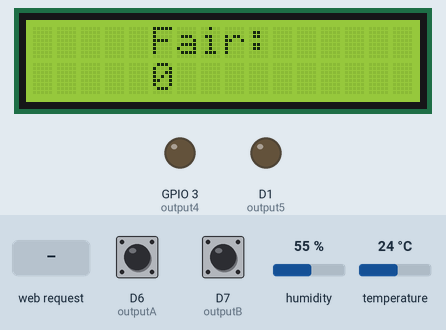
This sketch was run on a simulated ESP8266 (NodeMCU). Shown: 16×2 character LCD, output pins drawn as LEDs (lit = HIGH). The test bench sets the inputs (shaded band); at power-on: D6 (outputA) HIGH, D7 (outputB) HIGH, humidity 55 %, temperature 24 °C. WiFi joins after 1.5 s; servers stay silent unless stated; what the sketch prints to the serial monitor is not drawn.

Above: at 2.8 s.
2.9 s: HTTP request GET /5/on received
At 3.8 s:
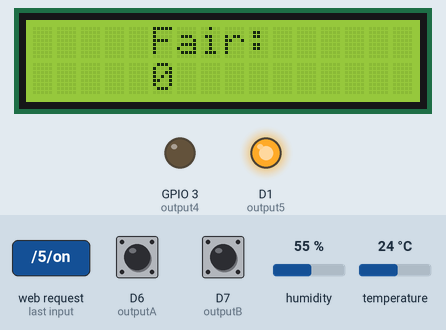
4.4 s: HTTP request GET /4/on received
At 5.0 s:
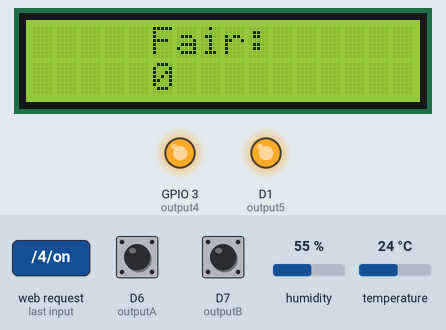
5.9 s: HTTP request GET /5/off received
At 7.1 s:
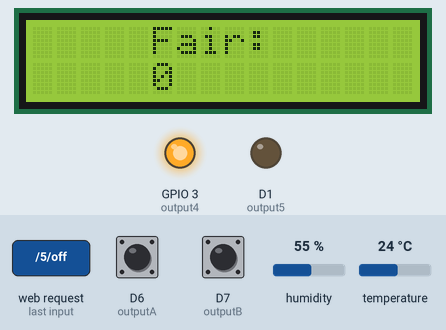
7.4 s: HTTP request GET /4/off received
At 8.5 s:
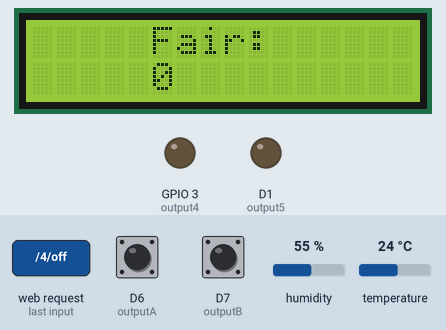
Timing chart, 0 to 9.9 s (numbered marks = the images above; inputs shaded):
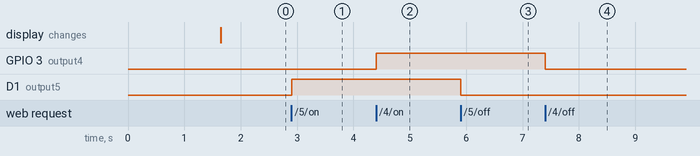

The sketch:

MergeV2.ino
```cpp
// Load Wi-Fi library
#include <ESP8266WiFi.h>
#include <LiquidCrystal_I2C.h>
//For Humidity Sensor
#include "DHT.h"
#define DHTPIN D3     // what digital pin the DHT22 is conected to
#define DHTTYPE DHT22   // there are multiple kinds of DHT sensors
DHT dht(DHTPIN, DHTTYPE);
LiquidCrystal_I2C lcd(0x3F, 16, 2);

// Replace with your network credentials
const char* ssid     = "Joy";
const char* password = "12345678";

// Set web server port number to 80
WiFiServer server(80);

// Variable to store the HTTP request
String header;

// Auxiliar variables to store the current output state
String output5State = "off";
String output4State = "off";

// Assign output variables to GPIO pins
const int output5 = 5;
const int output4 = 3;
 #define outputA D6
 #define outputB D7
 int fair=0;
 int counter = 0;
 int aState;
 int aLastState;

void setup() {
  Serial.begin(115200);
  // Initialize the output variables as outputs
  lcd.begin(16,2);
  lcd.init();
  lcd.backlight();
  pinMode(output5, OUTPUT);
  pinMode(output4, OUTPUT);
  // Set outputs to LOW
  digitalWrite(output5, LOW);
  digitalWrite(output4, LOW);

  pinMode (outputA,INPUT);
  pinMode (outputB,INPUT);

  // Connect to Wi-Fi network with SSID and password
  Serial.print("Connecting to ");
  Serial.println(ssid);
  WiFi.begin(ssid, password);
  while (WiFi.status() != WL_CONNECTED) {
    delay(500);
    Serial.print(".");
  }
  // Print local IP address and start web server
  Serial.println("");
  Serial.println("WiFi connected.");
  Serial.println("IP address: ");
  Serial.println(WiFi.localIP());
  server.begin();
}

void loop(){
  WiFiClient client = server.available();   // Listen for incoming clients

  if (client) {                             // If a new client connects,
    Serial.println("New Client.");          // print a message out in the serial port
    String currentLine = "";                // make a String to hold incoming data from the client
    while (client.connected()) {            // loop while the client's connected
      if (client.available()) {             // if there's bytes to read from the client,
        char c = client.read();             // read a byte, then
        Serial.write(c);                    // print it out the serial monitor
        header += c;
        if (c == '\n') {                    // if the byte is a newline character
          // if the current line is blank, you got two newline characters in a row.
          // that's the end of the client HTTP request, so send a response:
          if (currentLine.length() == 0) {
            // HTTP headers always start with a response code (e.g. HTTP/1.1 200 OK)
            // and a content-type so the client knows what's coming, then a blank line:
            client.println("HTTP/1.1 200 OK");
            client.println("Content-type:text/html");
            client.println("Connection: close");
            client.println();

            // turns the GPIOs on and off
            if (header.indexOf("GET /5/on") >= 0) {
              Serial.println("GPIO 5 on");
              output5State = "on";
              digitalWrite(output5, HIGH);
            } else if (header.indexOf("GET /5/off") >= 0) {
              Serial.println("GPIO 5 off");
              output5State = "off";
              digitalWrite(output5, LOW);
            } else if (header.indexOf("GET /4/on") >= 0) {
              Serial.println("GPIO 4 on");
              output4State = "on";
              digitalWrite(output4, HIGH);
            } else if (header.indexOf("GET /4/off") >= 0) {
              Serial.println("GPIO 4 off");
              output4State = "off";
              digitalWrite(output4, LOW);
            }

            // Display the HTML web page
            //client.println("<!DOCTYPE html><html>");
            //client.println("<head><meta name=\"viewport\" content=\"width=device-width, initial-scale=1\">");
            //client.println("<link rel=\"icon\" href=\"data:,\">");
            // CSS to style the on/off buttons
            // Feel free to change the background-color and font-size attributes to fit your preferences
            //client.println("<style>html { font-family: Helvetica; display: inline-block; margin: 0px auto; text-align: center;}");
            //client.println(".button { background-color: #195B6A; border: none; color: white; padding: 16px 40px;");
            //client.println("text-decoration: none; font-size: 30px; margin: 2px; cursor: pointer;}");
            //client.println(".button2 {background-color: #77878A;}</style></head>");

            // Web Page Heading
            //client.println("<body><h1>ESP8266 Web Server</h1>");

            // Display current state, and ON/OFF buttons for GPIO 5
            //client.println("<p>GPIO 5 - State " + output5State + "</p>");
            // If the output5State is off, it displays the ON button
            if (output5State=="off") {
              //client.println("<p><a href=\"/5/on\"><button class=\"button\">ON</button></a></p>");
            } else {
              //client.println("<p><a href=\"/5/off\"><button class=\"button button2\">OFF</button></a></p>");
            }

            // Display current state, and ON/OFF buttons for GPIO 4
            //client.println("<p>GPIO 4 - State " + output4State + "</p>");
            // If the output4State is off, it displays the ON button
            if (output4State=="off") {
             // client.println("<p><a href=\"/4/on\"><button class=\"button\">ON</button></a></p>");
            } else {
              //client.println("<p><a href=\"/4/off\"><button class=\"button button2\">OFF</button></a></p>");
            }
            //client.println("</body></html>");

            // The HTTP response ends with another blank line
            client.println();
            // Break out of the while loop
            break;
          } else { // if you got a newline, then clear currentLine
            currentLine = "";
          }
        } else if (c != '\r') {  // if you got anything else but a carriage return character,
          currentLine += c;      // add it to the end of the currentLine
        }
      }
    }
  }//
    // Clear the header variable
    header = "";
    int rainOrTeamp=0;
  /////////EnCoder//////////////////
  aState = digitalRead(outputA); // Reads the "current" state of the outputA
   // If the previous and the current state of the outputA are different, that means a Pulse has occured
   if (aState != aLastState){
    float h = dht.readHumidity();
    if(h==100){
      rainOrTeamp=5;//while raining add 5 taka extra
    }
    // Read temperature as Celsius (the default)
    float t = dht.readTemperature();
    if(t>30){
      rainOrTeamp=5; //when it is too hot
    }

    // Read temperature as Fahrenheit (isFahrenheit = true)
    float f = dht.readTemperature(true);

    // Check if any reads failed and exit early (to try again).
    if (isnan(h) || isnan(t) || isnan(f)) {
      Serial.println("Failed to read from DHT sensor!");
      return;
    }
    Serial.print("Humidity: ");
    Serial.print(h);
    Serial.print(" %\t");
    Serial.println("Temperature: ");
    Serial.print(t);
    Serial.print(" *C ");
     // If the outputB state is different to the outputA state, that means the encoder is rotating clockwise
     if (digitalRead(outputB) != aState) {
       counter --;
     } else {
       counter ++;
     }
     Serial.println("Position: ");
     Serial.println(counter);
     fair=(counter/12)*5+rainOrTeamp;
     Serial.println(fair);
     lcd.setCursor(5, 0);
     lcd.print("Fair: ");
     lcd.setCursor(5, 1);
     lcd.print(fair);

   }
   aLastState = aState; // Updates the previous state of the outputA with the current state
   client.println(fair);

  }
```

Measured:
- after the input at 2.9 s, D1 (output5): LOW → HIGH at once
- after the input at 4.4 s, GPIO 3 (output4): LOW → HIGH at once
- after the input at 5.9 s, D1 (output5): HIGH → LOW at once
- after the input at 7.4 s, GPIO 3 (output4): HIGH → LOW at once
